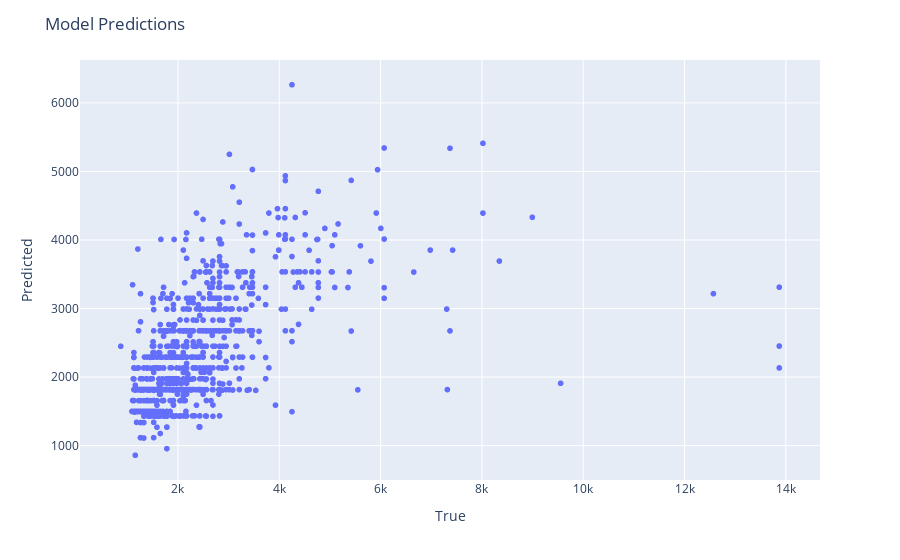

Notebook code for this chart:
### Code cell
from spaceflights_pandas.pipelines.data_science.nodes import plot_results
plot_results(y_test, y_pred)

### Figure 1 — Plotly figure (JSON) as saved in the notebook; plotly's stock layout.template omitted (floating-point values rounded to 4 significant figures; data arrays with more than 128 entries replaced by an {"elided": "..."} marker saying what was removed)
{"data": [{"hovertemplate": "True=%{x}<br>Predicted=%{y}<extra></extra>", "legendgroup": "", "marker": {"color": "#636efa", "symbol": "circle"}, "mode": "markers", "name": "", "showlegend": false, "type": "scattergl", "x": {"elided": "1206 int values"}, "xaxis": "x", "y": {"elided": "1206 float values"}, "yaxis": "y"}], "layout": {"legend": {"tracegroupgap": 0}, "margin": {"t": 60}, "title": {"text": "Model Predictions"}, "xaxis": {"anchor": "y", "domain": [0, 1], "title": {"text": "True"}}, "yaxis": {"anchor": "x", "domain": [0, 1], "title": {"text": "Predicted"}}}}
